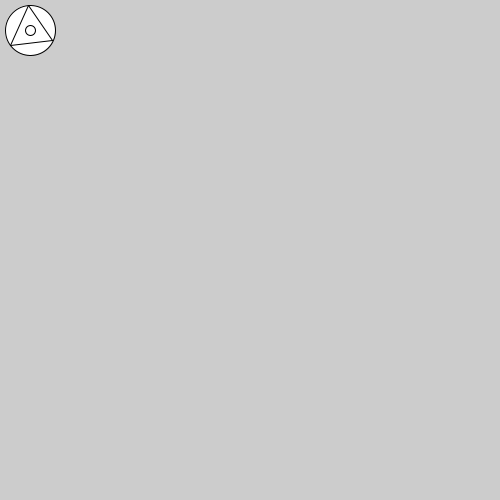
Frame 1 (no input)
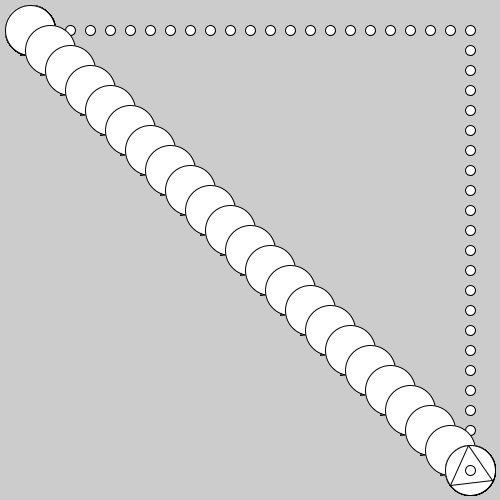
Frame 60 (the mouse pressed at the canvas centre just before this capture)
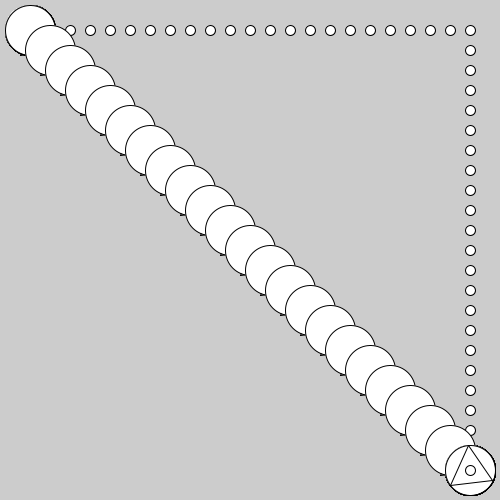
Frame 120 (the mouse held since frame 60 and released just before this capture)

The Processing sketch that drew these frames (run headless with seeded random() and noise(); from frame 60 on, the mouse is pressed at the canvas centre):

// Processing sketch: sketch_140630c
// ── sketch_140630c.pde

void setup(){
  size(500, 500);
  frameRate(10);
}

float ex = 30;
float ey = 30;
float ev = 20;

float px = 30;
float py = 30;
float pv = 20;

float x1 = 10;
float y1 = 45;
float x2 = 28;
float y2 = 5;
float x3 = 52;
float y3 = 40;
float v = 10;

void draw(){
  
//  rect(0, 0, 500, 500);
  fill(255, 255, 255, 255);

  ellipse(ex,ey,50,50);
  if(x1 > 250){
    ex += ev;
    ey += ev;
  }
  if(ex == 470){
    ev = 0;
  }

  line(x1,y1,x2, y2);
  line(x2,y2,x3,y3);
  line(x3,y3,x1,y1);
  x1 += v;
  y1 += v;
  x2 += v;
  y2 += v;
  x3 += v;
  y3 += v;
  if(x1 == 450){
    v = 0;
  }

  ellipse(px,py,10,10);
  px += pv;
  if(px > 470){
    px = 470;
    py += pv;
  }
  if(py > 470){
    py = 470;
  }
} 
